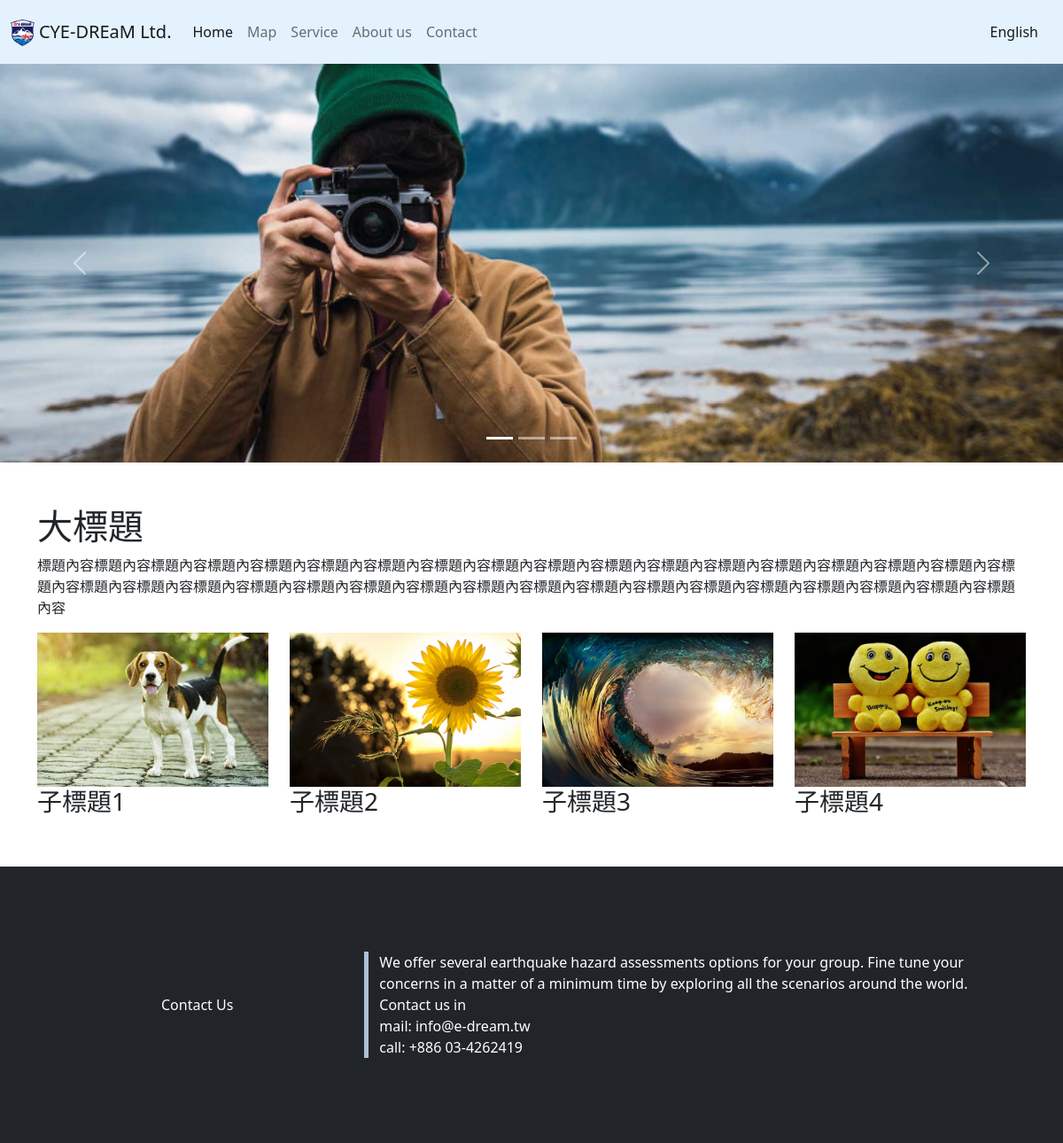
The page / on the database its author committed.
### home/models.py (models this page shows, shortened)
class HomePage(models.Model):
    name = models.CharField('公司名稱', max_length=20)
    logo= models.ImageField("公司logo",storage=OverwriteStorage(),upload_to='',blank=True)
    big_pic_url1 = models.ImageField("圖片1 URL",storage=OverwriteStorage(),upload_to='home_image/',blank=True)
    big_pic_url2 = models.ImageField("圖片2 URL",storage=OverwriteStorage(),upload_to='home_image/',blank=True)
    big_pic_url3 = models.ImageField("圖片3 URL",storage=OverwriteStorage(),upload_to='home_image/',blank=True)
    title = models.CharField('標題', max_length=20)
    title_content=models.TextField('標題內容', max_length=200)
    sub_title1=models.CharField('子標題1', max_length=50,blank=True)
    sub_title2=models.CharField('子標題2', max_length=50,blank=True)
    sub_title3=models.CharField('子標題3', max_length=50,blank=True)
    sub_title4=models.CharField('子標題4', max_length=50,blank=True)
    pic_url1 = models.ImageField("子標題圖片1 URL",storage=OverwriteStorage(),upload_to='home_image/',blank=True)
    pic_url2 = models.ImageField("子標題圖片2 URL",storage=OverwriteStorage(),upload_to='home_image/',blank=True)
    pic_url3 = models.ImageField("子標題圖片3 URL",storage=OverwriteStorage(),upload_to='home_image/',blank=True)
    pic_url4 = models.ImageField("子標題圖片4 URL",storage=OverwriteStorage(),upload_to='home_image/',blank=True)
    bottom_title=models.CharField('底部標題', max_length=20,blank=True)
    bottom_content=models.TextField('底部內容', max_length=300,blank=True)
    bottom_email=models.CharField('底部email', max_length=100,blank=True)
    bottom_phone=models.CharField('底部連絡電話', max_length=50,blank=True)

### home/views.py (the view)
# urls.py: path('', HomePageContentView.as_view()),
class HomePageContentView(ListView):
    model = HomePage
    template_name = 'HomePage.html'
    context_object_name = 'Home_Content'

### templates/HomePage.html (shortened to what this page needs)
{% load static %}
<!DOCTYPE html>
<html lang="en">
{% for Content in Home_Content %}
<head>
    <link href="https://cdn.jsdelivr.net/npm/bootstrap@5.0.2/dist/css/bootstrap.min.css" rel="stylesheet"
>
    <link rel="stylesheet" href="{% static 'css/HomePage.css' %}">
</head>
<body>
    <nav class="navbar navbar-expand-lg navbar-light" style='background-color: #e3f2fd;'>
        <div class="container-xxl">
            <a class="navbar-brand" href="">
                <img src="../static/assets/{{ Content.logo }}" alt="" height="30"
                    class="d-inline-block align-text-top">
                {{Content.name}}</a>
            <div class="collapse navbar-collapse" id="navbarSupportedContent">
                <ul class="navbar-nav me-auto mb-2 mb-lg-0">
                    <li class="nav-item">
                        <a class="nav-link active" aria-current="page" href="">Home</a>
                    </li>
                    <li class="nav-item">
                        <a class="nav-link" href="MapPage">Map</a>
                    </li>
                    <li class="nav-item">
                        <a class="nav-link" href="Service">Service</a>
                    </li>
                    <li class="nav-item">
                        <a class="nav-link" href="AboutUs">About us</a>
                    </li>
                    <li class="nav-item">
                        <a class="nav-link" href="Contact">Contact</a>
                    </li>
                </ul>
                <span class="navbar-text">
                    <a class="nav-link" href="en">English</a>
                </span>
            </div>
        </div>
    </nav>
    <div id="carouselExampleIndicators" class="carousel slide" data-bs-ride="carousel">
        <div class="carousel-indicators">
            <button type="button" data-bs-target="#carouselExampleIndicators" data-bs-slide-to="0" class="active"
                aria-current="true" aria-label="Slide 1"></button>
            <button type="button" data-bs-target="#carouselExampleIndicators" data-bs-slide-to="1"
                aria-label="Slide 2"></button>
            <button type="button" data-bs-target="#carouselExampleIndicators" data-bs-slide-to="2"
                aria-label="Slide 3"></button>
        </div>
        <div class="carousel-inner">
            <div class="carousel-item active">
                <img src="../static/assets/{{ Content.big_pic_url1 }}" class="d-block w-100">
            </div>
        </div>
        <button class="carousel-control-prev" type="button" data-bs-target="#carouselExampleIndicators"
            data-bs-slide="prev">
            <span class="carousel-control-prev-icon" aria-hidden="true"></span>
        </button>
        <button class="carousel-control-next" type="button" data-bs-target="#carouselExampleIndicators"
            data-bs-slide="next">
            <span class="carousel-control-next-icon" aria-hidden="true"></span>
        </button>
    </div>
    <div class="container">
        <div class="row">
            <div class="col-12 col-md-12">
                <br>
                <br>
                <h1>{{ Content.title }}</h1>
                <p>{{Content.title_content}}
                </p>
                <div class="row">
                    <div class="col-12 col-md-3">
                        <div class="item">
                            <img src="../static/assets/{{ Content.pic_url1 }}" class="img-fluid">
                            <h3>{{Content.sub_title1}}</h3>
                        </div>
                    </div>
                    <div class="col-12 col-md-3">
                        <div class="item">
                            <img src="../static/assets/{{ Content.pic_url2 }}" class="img-fluid">
                            <h3>{{Content.sub_title2}}</h3>
                        </div>
                    </div>
                    <div class="col-12 col-md-3">
                        <div class="item">
                            <img src="../static/assets/{{ Content.pic_url3 }}" class="img-fluid">
                            <h3>{{Content.sub_title3}}</h3>
                        </div>
                    </div>
                    <div class="col-12 col-md-3">
                        <div class="item">
                            <img src="../static/assets/{{ Content.pic_url4 }}" class="img-fluid">
                            <h3>{{Content.sub_title4}}</h3>
                        </div>
                    </div>
                </div>
            </div>
        </div>
    </div>
    <footer class="bd-footer py-4 py-md-5 mt-5 bg-dark">
        <div class="container py-4 py-md-5 px-4 px-md-3">
            <div class="row align-items-center">
                <div class="text-center col-4 col-md-4" style="color:white">{{Content.bottom_title}}</div>
                <div class="text-left col-8 col-md-8" id="Contact" style="color:white">
                    {{Content.bottom_content}}<br>
                    mail: {{Content.bottom_email}}<br>
                    call: {{Content.bottom_phone}}
                </div>
            </div>
        </div>
    </footer>
</body>
{% endfor %}
</html>

### statics/css/HomePage.css (style rules this page uses)
.row #Contact { border-left: solid #ACC0D8 5px; }

### rows shown on the page
HomePage: logo (picture), name "CYE-DREaM Ltd.", big_pic_url1 (picture), title "大標題", title_content "標題內容標題內容標題內容標題內容標題內容標題內容標題內容標題內容標題內容標題內容標題內容標題內容標題內容標題內容標題內容標題內容標題內容標題內容標題內容標題內容標題內容標題內容標題內容標題內容標題內容標題內容標題內容標題內容標題內容標題內容標題內容標題內容標題內容標題內容標題內容", pic_url1 (picture), sub_title1 "子標題1", pic_url2 (picture), sub_title2 "子標題2", pic_url3 (picture), sub_title3 "子標題3", pic_url4 (picture), sub_title4 "子標題4", bottom_title "Contact Us", bottom_content "We offer several earthquake hazard assessments options for your group. Fine tune your concerns in a matter of a minimum time by exploring all the scenarios around the world. Contact us in", bottom_email "info@e-dream.tw", bottom_phone "+886 03-4262419"
